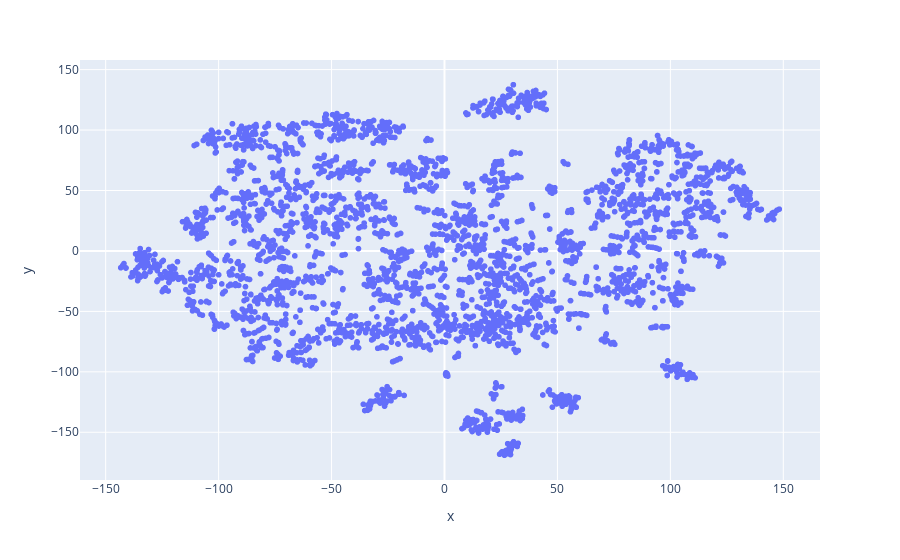

This figure's notebook cell:
### Code cell
fig = px.scatter(perplex_sets[0], x="x", y="y",
                hover_name="sub", hover_data=["sub"])
fig.show()

### Figure 1 — Plotly figure (JSON) as saved in the notebook; plotly's stock layout.template omitted (floating-point values rounded to 4 significant figures; data arrays with more than 128 entries replaced by an {"elided": "..."} marker saying what was removed)
{"data": [{"customdata": {"elided": "3339x1 str values"}, "hoverlabel": {"namelength": 0}, "hovertemplate": "<b>%{hovertext}</b><br><br>x=%{x}<br>y=%{y}<br>sub=%{customdata[0]}", "hovertext": {"elided": "3339 str values"}, "legendgroup": "", "marker": {"color": "#636efa", "symbol": "circle"}, "mode": "markers", "name": "", "showlegend": false, "type": "scattergl", "x": {"elided": "3339 float values"}, "xaxis": "x", "y": {"elided": "3339 float values"}, "yaxis": "y"}], "layout": {"legend": {"tracegroupgap": 0}, "margin": {"t": 60}, "xaxis": {"anchor": "y", "domain": [0, 1], "title": {"text": "x"}}, "yaxis": {"anchor": "x", "domain": [0, 1], "title": {"text": "y"}}}}
